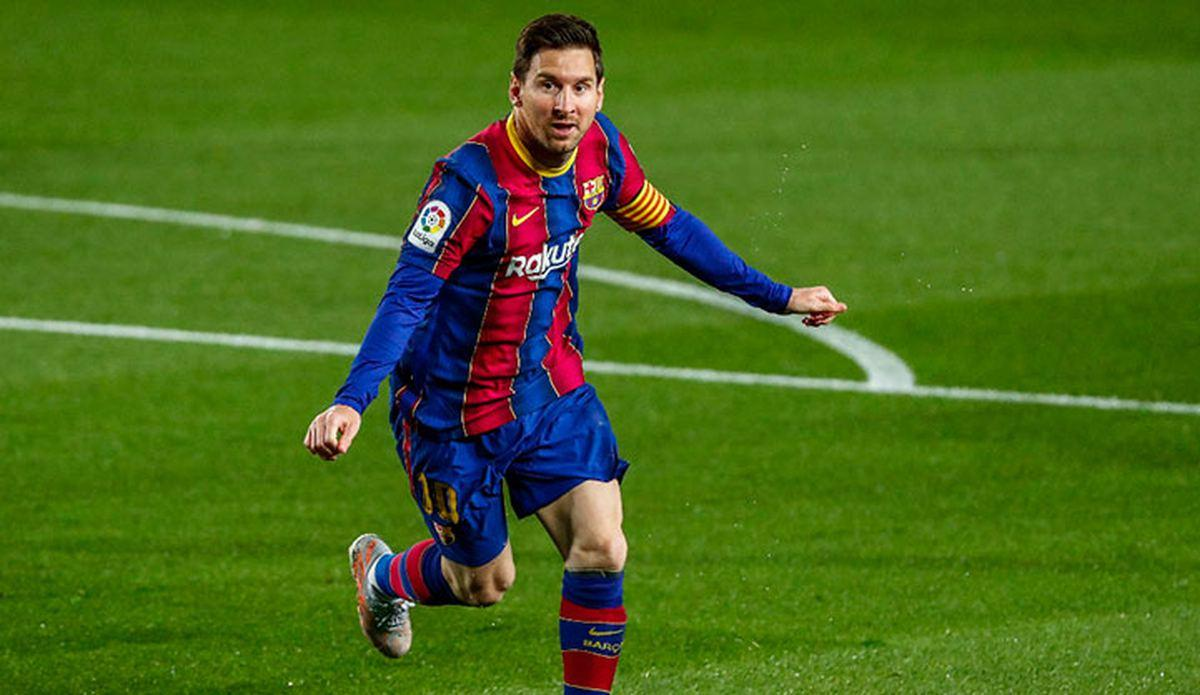
#> input picture SelfPractice&Tutorial/Resources/Image/messibig.jpg, 1200 x 695 px, found by its file name
$ python 11.1_Masking.py
#> lines starting #> are read from the running program, lines starting #| are printed output that depends on the picture; after the words box and inside, x2 and y2 are one past the last pixel; in counts of white or black regions, pixels touching at a corner belong together; pictures that were not available may be replaced by others from this repository, and a replacement may not be noted
import cv2 as cv
import numpy as np

# Load two images
img1 = cv.imread('D:/Programming/Python_Projects/Computer_Vision/Resources/Image/messibig.jpg')
#> img1 is the input picture: shape (695, 1200, 3); mean B, G, R 28.1, 106.7, 73.7
img2 = cv.imread('D:/Programming/Python_Projects/Computer_Vision/Resources/Image/opencv.png')
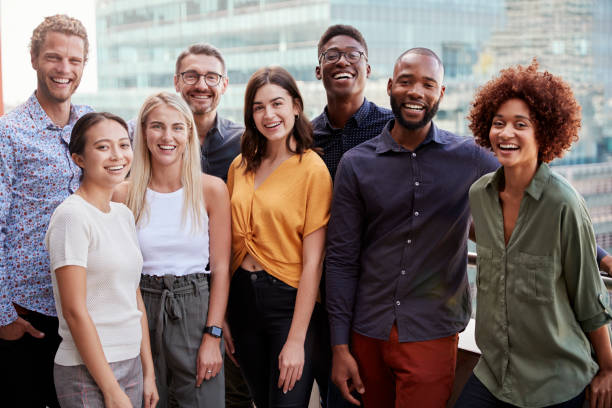
#> input picture SelfPractice&Tutorial/Resources/Image/8_people.jpg, 612 x 408 px, given in place of opencv.png, which was not available
#> img2 is the input picture: shape (408, 612, 3); mean B, G, R 109.5, 112.6, 126.8
def rescaleFrame(frame,scale = 0.75):
    # Images - Videos - Live Camera
#> called with scale = 0.2
    width = int(frame.shape[1] * scale)
#> width = 122
    height = int(frame.shape[0] * scale)
#> height = 81
    dimension = (width,height)
#> dimension = (122, 81)

    return cv.resize(frame,dimension,interpolation=cv.INTER_AREA)
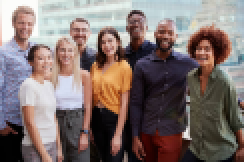
#> returned value: shape (81, 122, 3) (shown 2 times larger); mean of channels 0, 1, 2 109.5, 112.6, 126.8; drawn as B, G, R
img2 = rescaleFrame(img2,0.2)
# I want to put logo on top-left corner, So I create a ROI
rows,cols,channels = img2.shape
#> rows = 81; cols = 122; channels = 3
roi = img1[0:rows, 0:cols]
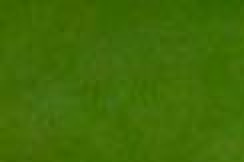
#> roi: shape (81, 122, 3) (shown 2 times larger); mean B, G, R 5.8, 107.6, 64.3

# Now create a mask of logo and create its inverse mask also
img2gray = cv.cvtColor(img2,cv.COLOR_BGR2GRAY)
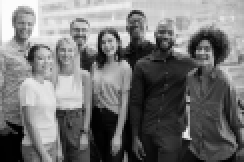
#> img2gray: shape (81, 122) (shown 2 times larger); min 0, max 252, mean 116.5
ret, mask = cv.threshold(img2gray, 10, 255, cv.THRESH_BINARY)
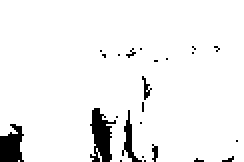
#> mask: shape (81, 122) (shown 2 times larger); 94.5% white; 24 black regions (20 under 20 px), largest, box (x1, y1, x2, y2) and area: (45, 54, 58, 81) 205, (0, 62, 12, 81) 164, (61, 55, 71, 81) 79, (71, 38, 76, 50) 24
mask_inv = cv.bitwise_not(mask)
cv.imshow('mask',mask)
cv.imshow('mask_inv',mask_inv)
cv.imshow('Roi',roi)
# Now black-out the area of logo in ROI
img1_bg = cv.bitwise_and(roi,roi,mask = mask_inv)
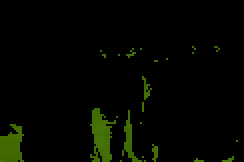
#> img1_bg: shape (81, 122, 3) (shown 2 times larger); mean B, G, R 0.2, 5.9, 3.6
# Take only region of logo from logo image.
img2_fg = cv.bitwise_and(img2,img2,mask = mask)
# Put logo in ROI and modify the main image
dst = cv.add(img1_bg,img2_fg)
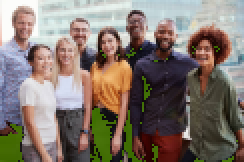
#> dst: shape (81, 122, 3) (shown 2 times larger); mean B, G, R 109.5, 118.3, 130.1
img1[0:rows, 0:cols ] = dst
cv.imshow('res',img1)
cv.waitKey(0)
cv.destroyAllWindows()
